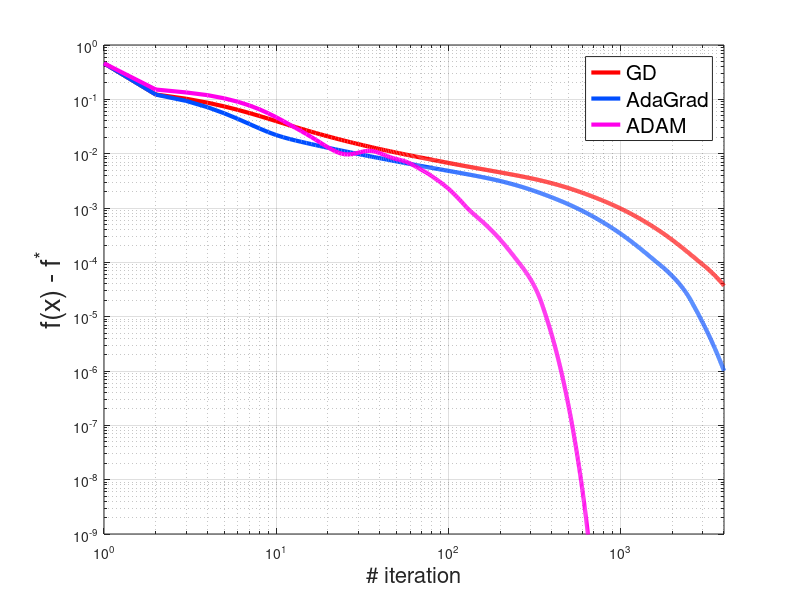

Write MATLAB code to recreate this figure.
clear all
% load sumulation results of each methods (data of f(x) and the number of
% iteration)
load GD_data
load AdaGrad_data
load ADAM
load fs_opt

colors = hsv(13);

% multiple plot on semilog scale
figure
loglog(GD_data - fs_opt,'LineWidth',3,'color',colors(1,:)); hold on;
loglog(AdaGrad_data - fs_opt,'LineWidth',3,'color',colors(9,:));
loglog(ADAM_data - fs_opt,'LineWidth',3,'color',colors(12,:));
legend('GD','AdaGrad','ADAM','FontSize', 15, 'Location', 'best');
axis tight
ylim([1e-9,1e0])
xlabel('# iteration', 'FontSize',16);
ylabel('f(x) - f^*', 'FontSize',20);
grid on
hold off